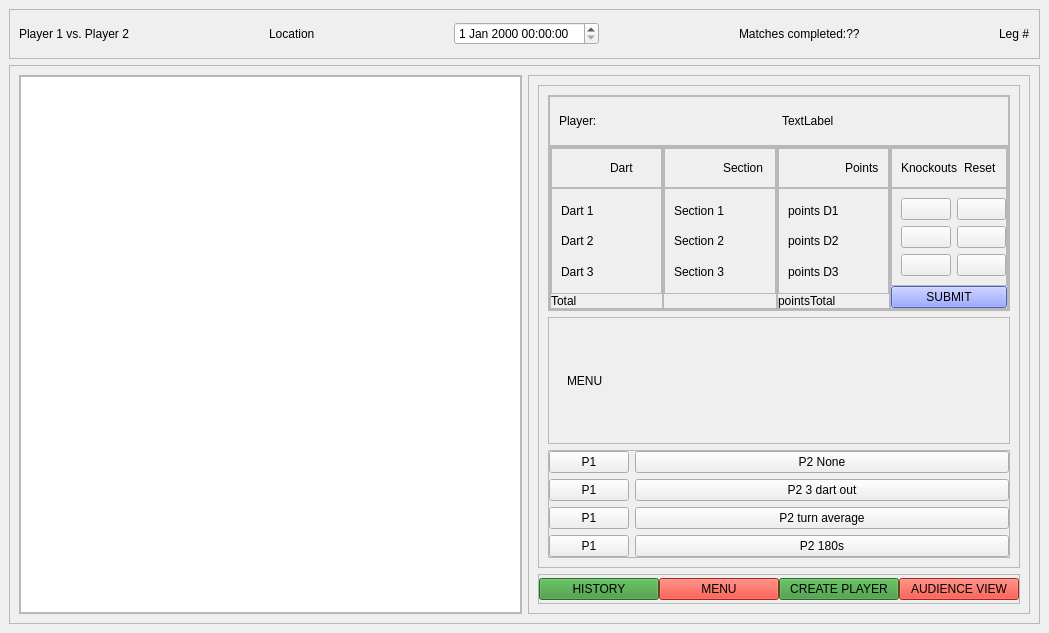
<?xml version="1.0" encoding="UTF-8"?>
<ui version="4.0">
 <class>ScorerWindow</class>
 <widget class="QMainWindow" name="ScorerWindow">
  <property name="geometry">
   <rect>
    <x>0</x>
    <y>0</y>
    <width>1049</width>
    <height>633</height>
   </rect>
  </property>
  <property name="windowTitle">
   <string>MainWindow</string>
  </property>
  <widget class="QWidget" name="centralwidget">
   <layout class="QVBoxLayout" name="verticalLayout">
    <item>
     <widget class="QFrame" name="playerInfo">
      <property name="minimumSize">
       <size>
        <width>0</width>
        <height>50</height>
       </size>
      </property>
      <property name="maximumSize">
       <size>
        <width>16777215</width>
        <height>50</height>
       </size>
      </property>
      <property name="frameShape">
       <enum>QFrame::StyledPanel</enum>
      </property>
      <property name="frameShadow">
       <enum>QFrame::Raised</enum>
      </property>
      <layout class="QHBoxLayout" name="horizontalLayout_3">
       <item>
        <widget class="QLabel" name="playersPlayingLabel">
         <property name="sizePolicy">
          <sizepolicy hsizetype="Fixed" vsizetype="Fixed">
           <horstretch>0</horstretch>
           <verstretch>0</verstretch>
          </sizepolicy>
         </property>
         <property name="minimumSize">
          <size>
           <width>0</width>
           <height>0</height>
          </size>
         </property>
         <property name="text">
          <string>Player 1 vs. Player 2</string>
         </property>
        </widget>
       </item>
       <item>
        <spacer name="horizontalSpacer">
         <property name="orientation">
          <enum>Qt::Horizontal</enum>
         </property>
         <property name="sizeHint" stdset="0">
          <size>
           <width>40</width>
           <height>20</height>
          </size>
         </property>
        </spacer>
       </item>
       <item>
        <widget class="QLabel" name="LocationLabel">
         <property name="sizePolicy">
          <sizepolicy hsizetype="Fixed" vsizetype="Fixed">
           <horstretch>0</horstretch>
           <verstretch>0</verstretch>
          </sizepolicy>
         </property>
         <property name="text">
          <string>Location</string>
         </property>
        </widget>
       </item>
       <item>
        <spacer name="horizontalSpacer_2">
         <property name="orientation">
          <enum>Qt::Horizontal</enum>
         </property>
         <property name="sizeHint" stdset="0">
          <size>
           <width>40</width>
           <height>20</height>
          </size>
         </property>
        </spacer>
       </item>
       <item>
        <widget class="QDateTimeEdit" name="dateTimeEdit">
         <property name="whatsThis">
          <string/>
         </property>
        </widget>
       </item>
       <item>
        <spacer name="horizontalSpacer_3">
         <property name="orientation">
          <enum>Qt::Horizontal</enum>
         </property>
         <property name="sizeHint" stdset="0">
          <size>
           <width>40</width>
           <height>20</height>
          </size>
         </property>
        </spacer>
       </item>
       <item>
        <widget class="QLabel" name="matchesCompletedLabel">
         <property name="sizePolicy">
          <sizepolicy hsizetype="Fixed" vsizetype="Fixed">
           <horstretch>0</horstretch>
           <verstretch>0</verstretch>
          </sizepolicy>
         </property>
         <property name="text">
          <string>Matches completed:??</string>
         </property>
        </widget>
       </item>
       <item>
        <spacer name="horizontalSpacer_4">
         <property name="orientation">
          <enum>Qt::Horizontal</enum>
         </property>
         <property name="sizeHint" stdset="0">
          <size>
           <width>40</width>
           <height>20</height>
          </size>
         </property>
        </spacer>
       </item>
       <item>
        <widget class="QLabel" name="legNumberLabel">
         <property name="sizePolicy">
          <sizepolicy hsizetype="Fixed" vsizetype="Fixed">
           <horstretch>0</horstretch>
           <verstretch>0</verstretch>
          </sizepolicy>
         </property>
         <property name="text">
          <string>Leg #</string>
         </property>
        </widget>
       </item>
      </layout>
     </widget>
    </item>
    <item>
     <widget class="QFrame" name="frame_2">
      <property name="enabled">
       <bool>true</bool>
      </property>
      <property name="sizePolicy">
       <sizepolicy hsizetype="Preferred" vsizetype="Expanding">
        <horstretch>0</horstretch>
        <verstretch>0</verstretch>
       </sizepolicy>
      </property>
      <property name="frameShape">
       <enum>QFrame::StyledPanel</enum>
      </property>
      <property name="frameShadow">
       <enum>QFrame::Raised</enum>
      </property>
      <layout class="QHBoxLayout" name="horizontalLayout">
       <item>
        <widget class="QFrame" name="dartboardFrame">
         <property name="sizePolicy">
          <sizepolicy hsizetype="MinimumExpanding" vsizetype="MinimumExpanding">
           <horstretch>0</horstretch>
           <verstretch>0</verstretch>
          </sizepolicy>
         </property>
         <property name="minimumSize">
          <size>
           <width>503</width>
           <height>509</height>
          </size>
         </property>
         <property name="frameShape">
          <enum>QFrame::StyledPanel</enum>
         </property>
         <property name="frameShadow">
          <enum>QFrame::Raised</enum>
         </property>
         <layout class="QHBoxLayout" name="horizontalLayout_13" stretch="0">
          <property name="spacing">
           <number>0</number>
          </property>
          <property name="leftMargin">
           <number>0</number>
          </property>
          <property name="topMargin">
           <number>0</number>
          </property>
          <property name="rightMargin">
           <number>0</number>
          </property>
          <property name="bottomMargin">
           <number>0</number>
          </property>
          <item>
           <widget class="QGraphicsView" name="DartBoardGraphicsView">
            <property name="enabled">
             <bool>true</bool>
            </property>
            <property name="sizePolicy">
             <sizepolicy hsizetype="Ignored" vsizetype="Ignored">
              <horstretch>0</horstretch>
              <verstretch>0</verstretch>
             </sizepolicy>
            </property>
            <property name="autoFillBackground">
             <bool>false</bool>
            </property>
            <property name="styleSheet">
             <string notr="true"/>
            </property>
            <property name="sizeAdjustPolicy">
             <enum>QAbstractScrollArea::AdjustIgnored</enum>
            </property>
            <property name="alignment">
             <set>Qt::AlignJustify|Qt::AlignVCenter</set>
            </property>
            <property name="transformationAnchor">
             <enum>QGraphicsView::NoAnchor</enum>
            </property>
            <property name="resizeAnchor">
             <enum>QGraphicsView::AnchorViewCenter</enum>
            </property>
           </widget>
          </item>
         </layout>
        </widget>
       </item>
       <item>
        <widget class="QFrame" name="side_menu">
         <property name="frameShape">
          <enum>QFrame::StyledPanel</enum>
         </property>
         <property name="frameShadow">
          <enum>QFrame::Raised</enum>
         </property>
         <layout class="QVBoxLayout" name="verticalLayout_2">
          <item>
           <widget class="QFrame" name="frame">
            <property name="sizePolicy">
             <sizepolicy hsizetype="Preferred" vsizetype="Expanding">
              <horstretch>0</horstretch>
              <verstretch>0</verstretch>
             </sizepolicy>
            </property>
            <property name="frameShape">
             <enum>QFrame::StyledPanel</enum>
            </property>
            <property name="frameShadow">
             <enum>QFrame::Raised</enum>
            </property>
            <layout class="QVBoxLayout" name="verticalLayout_3">
             <item>
              <widget class="QFrame" name="frame_3">
               <property name="minimumSize">
                <size>
                 <width>0</width>
                 <height>200</height>
                </size>
               </property>
               <property name="frameShape">
                <enum>QFrame::StyledPanel</enum>
               </property>
               <property name="frameShadow">
                <enum>QFrame::Raised</enum>
               </property>
               <layout class="QVBoxLayout" name="verticalLayout_4">
                <property name="spacing">
                 <number>0</number>
                </property>
                <property name="leftMargin">
                 <number>0</number>
                </property>
                <property name="topMargin">
                 <number>0</number>
                </property>
                <property name="rightMargin">
                 <number>0</number>
                </property>
                <property name="bottomMargin">
                 <number>0</number>
                </property>
                <item>
                 <widget class="QFrame" name="player_name">
                  <property name="minimumSize">
                   <size>
                    <width>0</width>
                    <height>50</height>
                   </size>
                  </property>
                  <property name="frameShape">
                   <enum>QFrame::StyledPanel</enum>
                  </property>
                  <property name="frameShadow">
                   <enum>QFrame::Raised</enum>
                  </property>
                  <layout class="QHBoxLayout" name="horizontalLayout_14">
                   <item>
                    <widget class="QLabel" name="currentPlayerLabel">
                     <property name="text">
                      <string>Player: &lt;name&gt;</string>
                     </property>
                    </widget>
                   </item>
                   <item>
                    <widget class="QLabel" name="currentPlayerPoints">
                     <property name="text">
                      <string>TextLabel</string>
                     </property>
                    </widget>
                   </item>
                  </layout>
                 </widget>
                </item>
                <item>
                 <widget class="QFrame" name="frame_7">
                  <property name="sizePolicy">
                   <sizepolicy hsizetype="Preferred" vsizetype="Expanding">
                    <horstretch>0</horstretch>
                    <verstretch>0</verstretch>
                   </sizepolicy>
                  </property>
                  <property name="frameShape">
                   <enum>QFrame::StyledPanel</enum>
                  </property>
                  <property name="frameShadow">
                   <enum>QFrame::Raised</enum>
                  </property>
                  <layout class="QHBoxLayout" name="horizontalLayout_4">
                   <property name="spacing">
                    <number>0</number>
                   </property>
                   <property name="leftMargin">
                    <number>0</number>
                   </property>
                   <property name="topMargin">
                    <number>0</number>
                   </property>
                   <property name="rightMargin">
                    <number>0</number>
                   </property>
                   <property name="bottomMargin">
                    <number>0</number>
                   </property>
                   <item>
                    <widget class="QFrame" name="dartNumber">
                     <property name="frameShape">
                      <enum>QFrame::StyledPanel</enum>
                     </property>
                     <property name="frameShadow">
                      <enum>QFrame::Raised</enum>
                     </property>
                     <layout class="QVBoxLayout" name="verticalLayout_6">
                      <property name="spacing">
                       <number>0</number>
                      </property>
                      <property name="leftMargin">
                       <number>0</number>
                      </property>
                      <property name="topMargin">
                       <number>0</number>
                      </property>
                      <property name="rightMargin">
                       <number>0</number>
                      </property>
                      <property name="bottomMargin">
                       <number>0</number>
                      </property>
                      <item>
                       <widget class="QFrame" name="frame_12">
                        <property name="frameShape">
                         <enum>QFrame::StyledPanel</enum>
                        </property>
                        <property name="frameShadow">
                         <enum>QFrame::Raised</enum>
                        </property>
                        <layout class="QHBoxLayout" name="horizontalLayout_5">
                         <item>
                          <widget class="QLabel" name="label_15">
                           <property name="minimumSize">
                            <size>
                             <width>20</width>
                             <height>20</height>
                            </size>
                           </property>
                           <property name="styleSheet">
                            <string notr="true">image: url(:/new/prefix1/redYellowDart.svg);

</string>
                           </property>
                           <property name="text">
                            <string/>
                           </property>
                          </widget>
                         </item>
                         <item>
                          <widget class="QLabel" name="label_8">
                           <property name="text">
                            <string>Dart</string>
                           </property>
                          </widget>
                         </item>
                        </layout>
                       </widget>
                      </item>
                      <item>
                       <widget class="QFrame" name="frame_9">
                        <property name="sizePolicy">
                         <sizepolicy hsizetype="Preferred" vsizetype="Expanding">
                          <horstretch>0</horstretch>
                          <verstretch>0</verstretch>
                         </sizepolicy>
                        </property>
                        <property name="frameShape">
                         <enum>QFrame::StyledPanel</enum>
                        </property>
                        <property name="frameShadow">
                         <enum>QFrame::Raised</enum>
                        </property>
                        <layout class="QVBoxLayout" name="verticalLayout_7">
                         <item>
                          <widget class="QLabel" name="label_9">
                           <property name="text">
                            <string>Dart 1</string>
                           </property>
                          </widget>
                         </item>
                         <item>
                          <widget class="QLabel" name="label_10">
                           <property name="text">
                            <string>Dart 2</string>
                           </property>
                          </widget>
                         </item>
                         <item>
                          <widget class="QLabel" name="label_12">
                           <property name="text">
                            <string>Dart 3</string>
                           </property>
                          </widget>
                         </item>
                        </layout>
                       </widget>
                      </item>
                      <item>
                       <widget class="QLabel" name="label">
                        <property name="text">
                         <string>Total</string>
                        </property>
                       </widget>
                      </item>
                     </layout>
                    </widget>
                   </item>
                   <item>
                    <widget class="QFrame" name="frame_8">
                     <property name="frameShape">
                      <enum>QFrame::StyledPanel</enum>
                     </property>
                     <property name="frameShadow">
                      <enum>QFrame::Raised</enum>
                     </property>
                     <layout class="QVBoxLayout" name="verticalLayout_8">
                      <property name="spacing">
                       <number>0</number>
                      </property>
                      <property name="leftMargin">
                       <number>0</number>
                      </property>
                      <property name="topMargin">
                       <number>0</number>
                      </property>
                      <property name="rightMargin">
                       <number>0</number>
                      </property>
                      <property name="bottomMargin">
                       <number>0</number>
                      </property>
                      <item>
                       <widget class="QFrame" name="frame_13">
                        <property name="frameShape">
                         <enum>QFrame::StyledPanel</enum>
                        </property>
                        <property name="frameShadow">
                         <enum>QFrame::Raised</enum>
                        </property>
                        <layout class="QHBoxLayout" name="horizontalLayout_6">
                         <item>
                          <widget class="QLabel" name="label_16">
                           <property name="minimumSize">
                            <size>
                             <width>20</width>
                             <height>20</height>
                            </size>
                           </property>
                           <property name="styleSheet">
                            <string notr="true">image: url(:/new/prefix1/section.svg);</string>
                           </property>
                           <property name="text">
                            <string/>
                           </property>
                          </widget>
                         </item>
                         <item>
                          <widget class="QLabel" name="label_13">
                           <property name="text">
                            <string>Section</string>
                           </property>
                          </widget>
                         </item>
                        </layout>
                       </widget>
                      </item>
                      <item>
                       <widget class="QFrame" name="frame_10">
                        <property name="sizePolicy">
                         <sizepolicy hsizetype="Preferred" vsizetype="Expanding">
                          <horstretch>0</horstretch>
                          <verstretch>0</verstretch>
                         </sizepolicy>
                        </property>
                        <property name="frameShape">
                         <enum>QFrame::StyledPanel</enum>
                        </property>
                        <property name="frameShadow">
                         <enum>QFrame::Raised</enum>
                        </property>
                        <layout class="QVBoxLayout" name="verticalLayout_12">
                         <item>
                          <widget class="QLabel" name="sectionDart1Label">
                           <property name="text">
                            <string>Section 1</string>
                           </property>
                          </widget>
                         </item>
                         <item>
                          <widget class="QLabel" name="sectionDart2Label">
                           <property name="text">
                            <string>Section 2</string>
                           </property>
                          </widget>
                         </item>
                         <item>
                          <widget class="QLabel" name="sectionDart3Label">
                           <property name="text">
                            <string>Section 3</string>
                           </property>
                          </widget>
                         </item>
                        </layout>
                       </widget>
                      </item>
                      <item>
                       <widget class="QLabel" name="label_17">
                        <property name="text">
                         <string/>
                        </property>
                       </widget>
                      </item>
                     </layout>
                    </widget>
                   </item>
                   <item>
                    <widget class="QFrame" name="Points">
                     <property name="frameShape">
                      <enum>QFrame::StyledPanel</enum>
                     </property>
                     <property name="frameShadow">
                      <enum>QFrame::Raised</enum>
                     </property>
                     <layout class="QVBoxLayout" name="verticalLayout_9">
                      <property name="spacing">
                       <number>0</number>
                      </property>
                      <property name="leftMargin">
                       <number>0</number>
                      </property>
                      <property name="topMargin">
                       <number>0</number>
                      </property>
                      <property name="rightMargin">
                       <number>0</number>
                      </property>
                      <property name="bottomMargin">
                       <number>0</number>
                      </property>
                      <item>
                       <widget class="QFrame" name="frame_15">
                        <property name="frameShape">
                         <enum>QFrame::StyledPanel</enum>
                        </property>
                        <property name="frameShadow">
                         <enum>QFrame::Raised</enum>
                        </property>
                        <layout class="QHBoxLayout" name="horizontalLayout_9">
                         <item>
                          <widget class="QLabel" name="label_6">
                           <property name="sizePolicy">
                            <sizepolicy hsizetype="Preferred" vsizetype="Preferred">
                             <horstretch>20</horstretch>
                             <verstretch>20</verstretch>
                            </sizepolicy>
                           </property>
                           <property name="minimumSize">
                            <size>
                             <width>20</width>
                             <height>20</height>
                            </size>
                           </property>
                           <property name="sizeIncrement">
                            <size>
                             <width>20</width>
                             <height>20</height>
                            </size>
                           </property>
                           <property name="styleSheet">
                            <string notr="true">
image: url(:/new/prefix1/dart.svg);</string>
                           </property>
                           <property name="text">
                            <string/>
                           </property>
                          </widget>
                         </item>
                         <item>
                          <widget class="QLabel" name="label_5">
                           <property name="text">
                            <string>Points</string>
                           </property>
                          </widget>
                         </item>
                        </layout>
                       </widget>
                      </item>
                      <item>
                       <widget class="QFrame" name="frame_11">
                        <property name="sizePolicy">
                         <sizepolicy hsizetype="Preferred" vsizetype="Expanding">
                          <horstretch>0</horstretch>
                          <verstretch>0</verstretch>
                         </sizepolicy>
                        </property>
                        <property name="frameShape">
                         <enum>QFrame::StyledPanel</enum>
                        </property>
                        <property name="frameShadow">
                         <enum>QFrame::Raised</enum>
                        </property>
                        <layout class="QVBoxLayout" name="verticalLayout_13">
                         <item>
                          <widget class="QLabel" name="pointsDart1Label">
                           <property name="text">
                            <string>points D1</string>
                           </property>
                          </widget>
                         </item>
                         <item>
                          <widget class="QLabel" name="pointsDart1Label_2">
                           <property name="text">
                            <string>points D2</string>
                           </property>
                          </widget>
                         </item>
                         <item>
                          <widget class="QLabel" name="pointsDart1Label_3">
                           <property name="text">
                            <string>points D3</string>
                           </property>
                          </widget>
                         </item>
                        </layout>
                       </widget>
                      </item>
                      <item>
                       <widget class="QLabel" name="pointsTotal">
                        <property name="text">
                         <string>pointsTotal</string>
                        </property>
                       </widget>
                      </item>
                     </layout>
                    </widget>
                   </item>
                   <item>
                    <widget class="QFrame" name="frame_16">
                     <property name="frameShape">
                      <enum>QFrame::StyledPanel</enum>
                     </property>
                     <property name="frameShadow">
                      <enum>QFrame::Raised</enum>
                     </property>
                     <layout class="QVBoxLayout" name="verticalLayout_5">
                      <property name="spacing">
                       <number>0</number>
                      </property>
                      <property name="leftMargin">
                       <number>0</number>
                      </property>
                      <property name="topMargin">
                       <number>0</number>
                      </property>
                      <property name="rightMargin">
                       <number>0</number>
                      </property>
                      <property name="bottomMargin">
                       <number>0</number>
                      </property>
                      <item>
                       <widget class="QFrame" name="frame_6">
                        <property name="frameShape">
                         <enum>QFrame::StyledPanel</enum>
                        </property>
                        <property name="frameShadow">
                         <enum>QFrame::Raised</enum>
                        </property>
                        <layout class="QHBoxLayout" name="horizontalLayout_10">
                         <item>
                          <widget class="QLabel" name="label_7">
                           <property name="sizePolicy">
                            <sizepolicy hsizetype="Preferred" vsizetype="Preferred">
                             <horstretch>20</horstretch>
                             <verstretch>20</verstretch>
                            </sizepolicy>
                           </property>
                           <property name="minimumSize">
                            <size>
                             <width>20</width>
                             <height>20</height>
                            </size>
                           </property>
                           <property name="sizeIncrement">
                            <size>
                             <width>20</width>
                             <height>20</height>
                            </size>
                           </property>
                           <property name="styleSheet">
                            <string notr="true">image: url(:/iconsPl/redYellowDart.svg);</string>
                           </property>
                           <property name="text">
                            <string>Knockouts</string>
                           </property>
                          </widget>
                         </item>
                         <item>
                          <widget class="QLabel" name="label_2">
                           <property name="text">
                            <string>Reset</string>
                           </property>
                          </widget>
                         </item>
                        </layout>
                       </widget>
                      </item>
                      <item>
                       <widget class="QFrame" name="frame_14">
                        <property name="sizePolicy">
                         <sizepolicy hsizetype="Preferred" vsizetype="Expanding">
                          <horstretch>0</horstretch>
                          <verstretch>0</verstretch>
                         </sizepolicy>
                        </property>
                        <property name="frameShape">
                         <enum>QFrame::StyledPanel</enum>
                        </property>
                        <property name="frameShadow">
                         <enum>QFrame::Raised</enum>
                        </property>
                        <layout class="QHBoxLayout" name="horizontalLayout_15">
                         <property name="rightMargin">
                          <number>0</number>
                         </property>
                         <item>
                          <layout class="QVBoxLayout" name="verticalLayout_16">
                           <item>
                            <widget class="QPushButton" name="Dart1Knock">
                             <property name="text">
                              <string/>
                             </property>
                            </widget>
                           </item>
                           <item>
                            <widget class="QPushButton" name="Dart2Knock">
                             <property name="text">
                              <string/>
                             </property>
                            </widget>
                           </item>
                           <item>
                            <widget class="QPushButton" name="Dart3Knock">
                             <property name="text">
                              <string/>
                             </property>
                            </widget>
                           </item>
                          </layout>
                         </item>
                         <item>
                          <layout class="QVBoxLayout" name="verticalLayout_11">
                           <item>
                            <widget class="QPushButton" name="Dart1Reset">
                             <property name="text">
                              <string/>
                             </property>
                            </widget>
                           </item>
                           <item>
                            <widget class="QPushButton" name="Dart2Reset">
                             <property name="text">
                              <string/>
                             </property>
                            </widget>
                           </item>
                           <item>
                            <widget class="QPushButton" name="Dart3Reset">
                             <property name="text">
                              <string/>
                             </property>
                            </widget>
                           </item>
                          </layout>
                         </item>
                        </layout>
                       </widget>
                      </item>
                      <item>
                       <widget class="QPushButton" name="submitButton">
                        <property name="styleSheet">
                         <string notr="true">background-color: rgb(114, 131, 255);</string>
                        </property>
                        <property name="text">
                         <string>SUBMIT</string>
                        </property>
                       </widget>
                      </item>
                     </layout>
                    </widget>
                   </item>
                  </layout>
                 </widget>
                </item>
               </layout>
              </widget>
             </item>
             <item>
              <widget class="QFrame" name="frame_4">
               <property name="sizePolicy">
                <sizepolicy hsizetype="Preferred" vsizetype="Preferred">
                 <horstretch>0</horstretch>
                 <verstretch>0</verstretch>
                </sizepolicy>
               </property>
               <property name="minimumSize">
                <size>
                 <width>0</width>
                 <height>80</height>
                </size>
               </property>
               <property name="frameShape">
                <enum>QFrame::StyledPanel</enum>
               </property>
               <property name="frameShadow">
                <enum>QFrame::Raised</enum>
               </property>
               <layout class="QVBoxLayout" name="verticalLayout_10">
                <item>
                 <widget class="QStackedWidget" name="stackedWidget">
                  <property name="currentIndex">
                   <number>0</number>
                  </property>
                  <widget class="QWidget" name="page">
                   <layout class="QHBoxLayout" name="horizontalLayout_8">
                    <item>
                     <widget class="QLabel" name="label_4">
                      <property name="text">
                       <string>MENU</string>
                      </property>
                     </widget>
                    </item>
                   </layout>
                  </widget>
                  <widget class="QWidget" name="page_3">
                   <layout class="QHBoxLayout" name="horizontalLayout_7">
                    <item>
                     <widget class="QLabel" name="label_3">
                      <property name="enabled">
                       <bool>true</bool>
                      </property>
                      <property name="text">
                       <string>History</string>
                      </property>
                     </widget>
                    </item>
                   </layout>
                  </widget>
                 </widget>
                </item>
               </layout>
              </widget>
             </item>
             <item alignment="Qt::AlignBottom">
              <widget class="QFrame" name="frame_5">
               <property name="sizePolicy">
                <sizepolicy hsizetype="Preferred" vsizetype="Expanding">
                 <horstretch>0</horstretch>
                 <verstretch>0</verstretch>
                </sizepolicy>
               </property>
               <property name="minimumSize">
                <size>
                 <width>0</width>
                 <height>80</height>
                </size>
               </property>
               <property name="sizeIncrement">
                <size>
                 <width>200</width>
                 <height>200</height>
                </size>
               </property>
               <property name="frameShape">
                <enum>QFrame::StyledPanel</enum>
               </property>
               <property name="frameShadow">
                <enum>QFrame::Raised</enum>
               </property>
               <layout class="QFormLayout" name="formLayout">
                <property name="leftMargin">
                 <number>0</number>
                </property>
                <property name="topMargin">
                 <number>0</number>
                </property>
                <property name="rightMargin">
                 <number>0</number>
                </property>
                <property name="bottomMargin">
                 <number>0</number>
                </property>
                <item row="0" column="0">
                 <widget class="QPushButton" name="pushButton">
                  <property name="text">
                   <string>P1</string>
                  </property>
                 </widget>
                </item>
                <item row="1" column="0">
                 <widget class="QPushButton" name="pushButton_3">
                  <property name="text">
                   <string>P1</string>
                  </property>
                 </widget>
                </item>
                <item row="2" column="0">
                 <widget class="QPushButton" name="pushButton_4">
                  <property name="text">
                   <string>P1</string>
                  </property>
                 </widget>
                </item>
                <item row="3" column="0">
                 <widget class="QPushButton" name="pushButton_2">
                  <property name="text">
                   <string>P1</string>
                  </property>
                 </widget>
                </item>
                <item row="0" column="1">
                 <widget class="QPushButton" name="pushButton_5">
                  <property name="text">
                   <string>P2 None</string>
                  </property>
                 </widget>
                </item>
                <item row="1" column="1">
                 <widget class="QPushButton" name="pushButton_6">
                  <property name="text">
                   <string>P2 3 dart out</string>
                  </property>
                 </widget>
                </item>
                <item row="2" column="1">
                 <widget class="QPushButton" name="pushButton_7">
                  <property name="text">
                   <string>P2 turn average</string>
                  </property>
                 </widget>
                </item>
                <item row="3" column="1">
                 <widget class="QPushButton" name="pushButton_8">
                  <property name="text">
                   <string>P2 180s</string>
                  </property>
                 </widget>
                </item>
               </layout>
              </widget>
             </item>
            </layout>
           </widget>
          </item>
          <item alignment="Qt::AlignBottom">
           <widget class="QFrame" name="extraButtons">
            <property name="minimumSize">
             <size>
              <width>0</width>
              <height>30</height>
             </size>
            </property>
            <property name="maximumSize">
             <size>
              <width>16777215</width>
              <height>30</height>
             </size>
            </property>
            <property name="frameShape">
             <enum>QFrame::StyledPanel</enum>
            </property>
            <property name="frameShadow">
             <enum>QFrame::Raised</enum>
            </property>
            <layout class="QHBoxLayout" name="horizontalLayout_2">
             <property name="spacing">
              <number>0</number>
             </property>
             <property name="leftMargin">
              <number>0</number>
             </property>
             <property name="topMargin">
              <number>0</number>
             </property>
             <property name="rightMargin">
              <number>0</number>
             </property>
             <property name="bottomMargin">
              <number>0</number>
             </property>
             <item>
              <widget class="QPushButton" name="historyButton">
               <property name="styleSheet">
                <string notr="true">background-color: rgb(56, 147, 53);</string>
               </property>
               <property name="text">
                <string>HISTORY</string>
               </property>
              </widget>
             </item>
             <item>
              <widget class="QPushButton" name="menuButton">
               <property name="styleSheet">
                <string notr="true">background-color: rgb(230, 50, 34);</string>
               </property>
               <property name="text">
                <string>MENU</string>
               </property>
              </widget>
             </item>
             <item>
              <widget class="QPushButton" name="createPlayerButton">
               <property name="styleSheet">
                <string notr="true">background-color: rgb(56, 147, 53);</string>
               </property>
               <property name="text">
                <string>CREATE PLAYER</string>
               </property>
              </widget>
             </item>
             <item>
              <widget class="QPushButton" name="audienceView">
               <property name="styleSheet">
                <string notr="true">background-color: rgb(230, 50, 34);</string>
               </property>
               <property name="text">
                <string>AUDIENCE VIEW</string>
               </property>
              </widget>
             </item>
            </layout>
           </widget>
          </item>
         </layout>
        </widget>
       </item>
      </layout>
     </widget>
    </item>
   </layout>
  </widget>
 </widget>
 <resources/>
 <connections/>
</ui>
